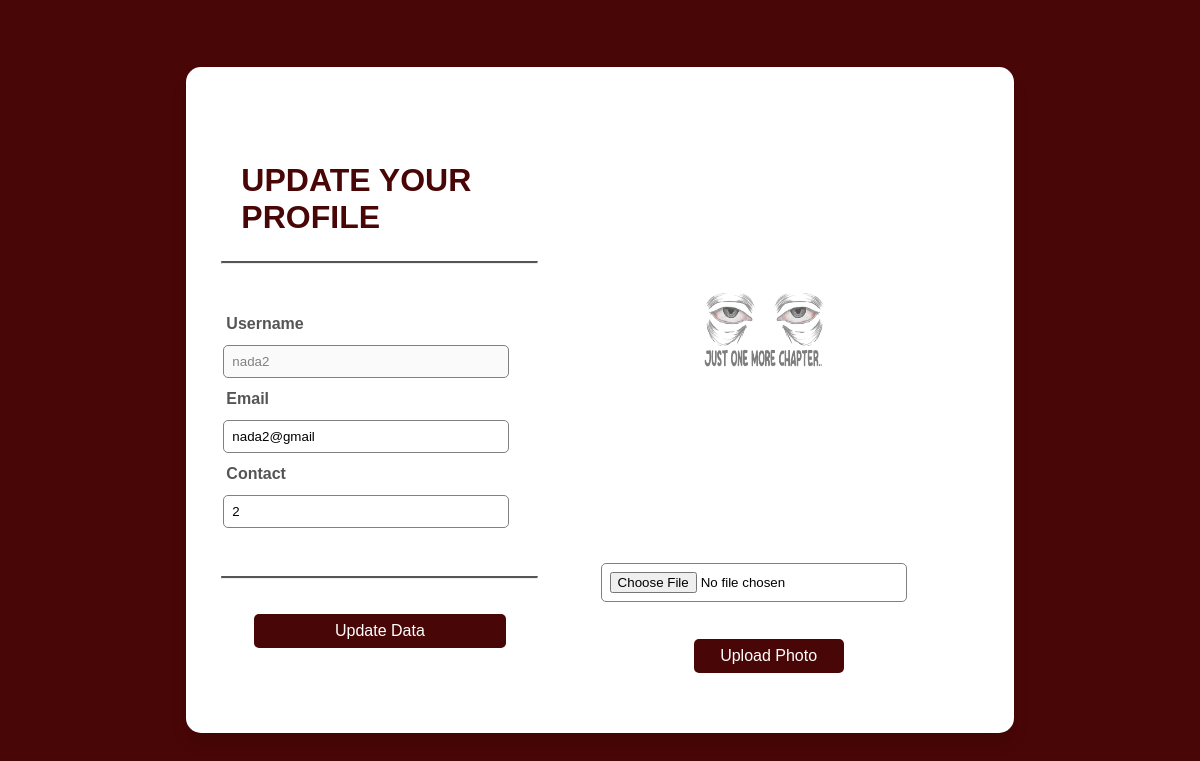
The page /update-profile (signed in) on the database its author committed.
### tables this page shows
CREATE TABLE users (
			id INTEGER PRIMARY KEY AUTOINCREMENT,
			username TEXT NOT NULL UNIQUE,
			password TEXT NOT NULL,
            email TEXT NOT NULL UNIQUE, 
            contact INTEGER NOT NULL,
            img TEXT
		);

### app.py (the view, shortened to what this page needs)
@app.route('/update-profile', methods=['GET', 'POST'])
def update_profile():
    username = request.args.get('username')
    action = request.args.get('action')
    if 'username' not in session:
        return redirect(url_for('login'))
    if action != '2':
        username = request.args.get('username', session['username'])
    if request.method == 'GET':
        if action != '2' and username != session['username']:
            return f"unauthorized"
        data = db.get_user(connection, username)
        return render_template('update-profile.html', data=data)

### db.py (called while the page is built)
def get_user(connection, username):
    cursor = connection.cursor()
    query = '''SELECT * FROM users WHERE username = ?'''
    cursor.execute(query, (username,))
    return cursor.fetchone()

### templates/update-profile.html (shortened to what this page needs)
<!DOCTYPE html>
<html lang="en">
  <head>
    <link rel="stylesheet" href="../static/css/updateProfile.css" />
  </head>
  <body>
    <div class="container">
      <div class="signUp">
        <form
          action="{{ url_for('update_profile') }}"
          method="POST"
          enctype="multipart/form-data"
        >
          <h1>Update your profile</h1>
          <hr />
          <br />
          <br />
          <label>Username</label>
          <input
            type="text"
            name="username"
            placeholder="Enter your username"
            value="{{ data[1]}}"
            disabled
          />
          <label>Email</label>
          <input
            type="email"
            name="email"
            placeholder="Enter your email"
            value="{{ data[3] }}"
          />
          <label>Contact</label>
          <input
            type="text"
            name="contact"
            placeholder="Enter your phone number"
            value="{{ data[4] }}"
          />
          <br />
          <br />
          <hr />
          <div class="submit">
            <button type="submit">Update Data</button>
          </div>
        </form>
      </div>
      <div class="pic">
        {% if data[5] %}
        <img
          src="{{ url_for('static', filename='uploads/' ~ data[5]) }}"
          alt="Profile Picture"
        />
        {% else %}
        <p>No profile picture uploaded.</p>
        {% endif %}
        <form
          action="{{ url_for('update_profile') }}"
          method="POST"
          enctype="multipart/form-data"
        >
          <input type="file" id="profile_picture" name="profile_picture" />
          <div class="submit">
            <button type="submit" class="photo-button">Upload Photo</button>
          </div>
        </form>
      </div>
    </div>
  </body>
</html>

### static/css/updateProfile.css (style rules this page uses)
* { margin: 0; padding: 0; box-sizing: border-box; font-family: "Poppins", sans-serif; }
:root { --primary-color: #490606; --secondary-color: #D10024; --font: #555555; }
body { display: flex; justify-content: center; align-items: center; min-height: 100vh; background:var(--primary-color); padding: 10px; }
.container { max-width: 100%; display: flex; justify-content: space-around; align-items: center; background: #fff; border-radius: 15px; box-shadow: 0 10px 15px rgba(0, 0, 0, 0.1); padding: 5px; }
.signUp { width: 40%; }
form { width: 100%; margin: 40px auto; gap: 5px; padding: 5px; display: flex; flex-direction: column; justify-content: center; }
h1 { color: var(--font); margin: 20px; font-weight: bolder; text-transform: uppercase; color: #490606; width: 100%; }
hr { border-top: 2px solid var(--font); }
.pic { margin: 140px 40px 0px 0px; text-align: center; width: 350px; align-items: center; }
.pic img { width: 300px; height: 300px; border-radius: 50%; }
form label { color: var(--font); display: block; font-size: 16px; font-weight: 600; padding: 5px; }
input { width: 90%; margin: 2px; border: none; outline: none; padding: 8px; border-radius: 5px; border: 1px solid gray; }
button { border: none; outline: none; padding: 8px; width: 252px; color: #fff; font-size: 16px; cursor: pointer; margin-top: 20px; border-radius: 5px; background: var(--primary-color); }
.photo-button { width: 150px; }
.submit { width: 100%; display: flex; justify-content: center; align-items: center; padding: 10px; }
input[type="file"] { display: flex; justify-content: center; align-items: center; }
:disabled { color: gray; cursor: not-allowed; }

### rows shown on the page
users: username "nada2", email "nada2@gmail", contact "2", img (picture)
